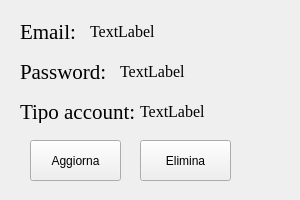
<?xml version="1.0" encoding="UTF-8"?>
<ui version="4.0">
 <class>VistaUtente</class>
 <widget class="QWidget" name="VistaUtente">
  <property name="geometry">
   <rect>
    <x>0</x>
    <y>0</y>
    <width>300</width>
    <height>200</height>
   </rect>
  </property>
  <property name="windowTitle">
   <string>Gestione utente</string>
  </property>
  <widget class="QLabel" name="label_1">
   <property name="geometry">
    <rect>
     <x>20</x>
     <y>20</y>
     <width>82</width>
     <height>23</height>
    </rect>
   </property>
   <property name="font">
    <font>
     <family>Times New Roman</family>
     <pointsize>16</pointsize>
     <weight>50</weight>
     <bold>false</bold>
    </font>
   </property>
   <property name="text">
    <string>Email:</string>
   </property>
  </widget>
  <widget class="QLabel" name="label_2">
   <property name="geometry">
    <rect>
     <x>20</x>
     <y>60</y>
     <width>86</width>
     <height>23</height>
    </rect>
   </property>
   <property name="font">
    <font>
     <family>Times New Roman</family>
     <pointsize>16</pointsize>
     <weight>50</weight>
     <bold>false</bold>
    </font>
   </property>
   <property name="text">
    <string>Password:</string>
   </property>
  </widget>
  <widget class="QLabel" name="label_3">
   <property name="geometry">
    <rect>
     <x>90</x>
     <y>20</y>
     <width>82</width>
     <height>23</height>
    </rect>
   </property>
   <property name="font">
    <font>
     <family>Times New Roman</family>
     <pointsize>12</pointsize>
    </font>
   </property>
   <property name="text">
    <string>TextLabel</string>
   </property>
  </widget>
  <widget class="QLabel" name="label_4">
   <property name="geometry">
    <rect>
     <x>120</x>
     <y>60</y>
     <width>82</width>
     <height>23</height>
    </rect>
   </property>
   <property name="font">
    <font>
     <family>Times New Roman</family>
     <pointsize>12</pointsize>
    </font>
   </property>
   <property name="text">
    <string>TextLabel</string>
   </property>
  </widget>
  <widget class="QPushButton" name="pushButton_1">
   <property name="geometry">
    <rect>
     <x>30</x>
     <y>140</y>
     <width>91</width>
     <height>41</height>
    </rect>
   </property>
   <property name="text">
    <string>Aggiorna</string>
   </property>
  </widget>
  <widget class="QPushButton" name="pushButton_2">
   <property name="geometry">
    <rect>
     <x>140</x>
     <y>140</y>
     <width>91</width>
     <height>41</height>
    </rect>
   </property>
   <property name="text">
    <string>Elimina</string>
   </property>
  </widget>
  <widget class="QLabel" name="label_5">
   <property name="geometry">
    <rect>
     <x>20</x>
     <y>100</y>
     <width>114</width>
     <height>23</height>
    </rect>
   </property>
   <property name="font">
    <font>
     <family>Times New Roman</family>
     <pointsize>16</pointsize>
     <weight>50</weight>
     <bold>false</bold>
    </font>
   </property>
   <property name="text">
    <string>Tipo account:</string>
   </property>
  </widget>
  <widget class="QLabel" name="label_6">
   <property name="geometry">
    <rect>
     <x>140</x>
     <y>100</y>
     <width>82</width>
     <height>23</height>
    </rect>
   </property>
   <property name="font">
    <font>
     <family>Times New Roman</family>
     <pointsize>12</pointsize>
    </font>
   </property>
   <property name="text">
    <string>TextLabel</string>
   </property>
  </widget>
 </widget>
 <resources/>
 <connections/>
</ui>
